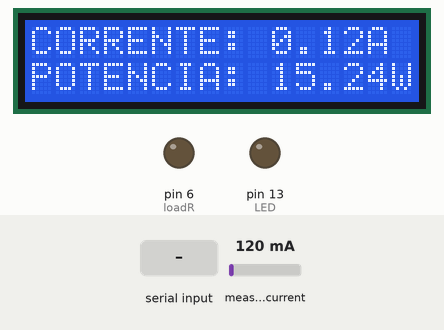
Recording of a sketch running on a simulated Arduino Uno, built with avr-gcc and run on an emulated ATmega328P. On the bench: 16×2 character LCD, output pins drawn as LEDs (lit = HIGH). Inputs (shaded band) come from the test bench; at power-on: measured current 120 mA. What the sketch prints to the serial monitor is not drawn.

Above: at 1.2 s.
1.3 s: "O" received over Serial
At 3.2 s:
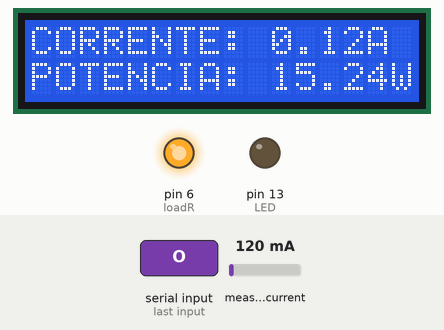
3.5 s: measured current set to 40 mA
At 4.4 s:
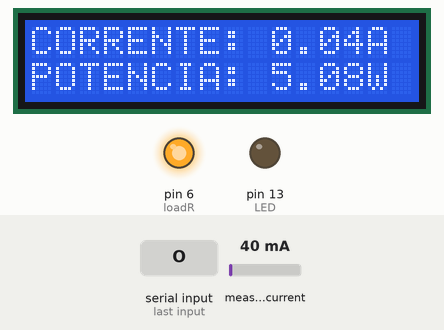
5.4 s: "F" received over the second serial link
At 7.2 s:
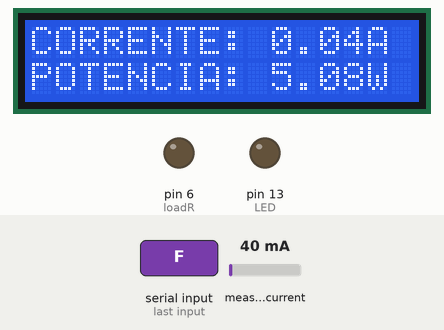
7.9 s: measured current set to 500 mA
At 10.0 s:
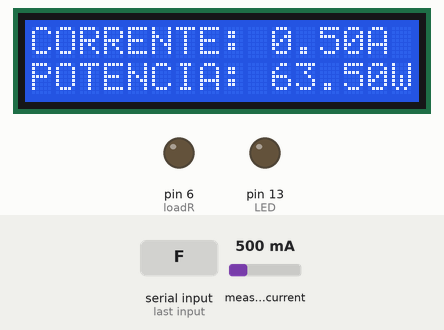
10.4 s: measured current set to 1000 mA
At 11.7 s:
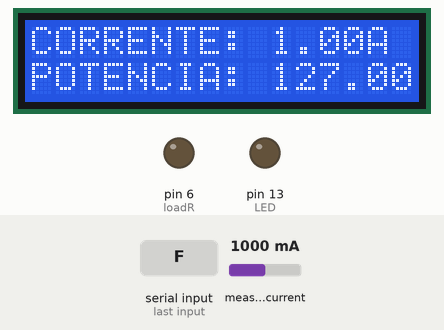
12.8 s: measured current set to 40 mA
At 14.5 s:
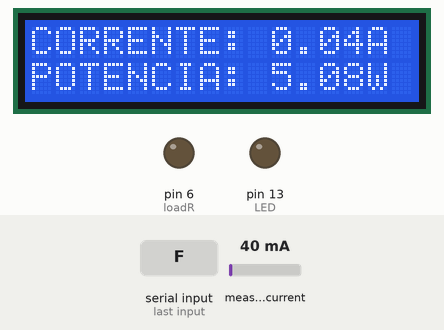
Timing chart, 0 to 16.0 s (numbered marks = the images above; inputs shaded):
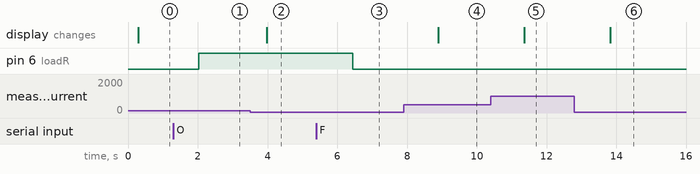

Measured:
- after the input at 1.3 s, pin 6 (loadR): LOW → HIGH after 0.72 s
- after the input at 3.5 s, the display: changes after 0.48 s (image 2)
- after the input at 5.4 s, pin 6 (loadR): HIGH → LOW after 1.0 s
- after the input at 7.9 s, the display: changes after 1.0 s (image 4)
- after the input at 10.4 s, the display: changes after 0.96 s (image 5)
- after the input at 12.8 s, the display: changes after 1.0 s (image 6)

The sketch:

ACIONAMENTO_TRIAC_SIMPLES.ino
```cpp
/*Projeto Medidor de Energia
 *
 * Neste prjeto pretendemos acionar uma carga AC via triac aferir os paramentros como corrente e potencia da mesma
 *
 *
 * Wesley Azevedo
 *
 */

// =============================================================================================================
// --- Bibliotecas ---

#include <Wire.h>
#include <LiquidCrystal_I2C.h>
#include "SoftwareSerial.h"
#include "EmonLib.h"                   // Include Emon Library
EnergyMonitor emon1;                   // Create an instance

// =============================================================================================================
// --- Criando as Instâncias de necessárias ---

// Cria conexao com bluetooth nas portas padrao /Create a new software  serial
SoftwareSerial bluetooth(0, 1); //RX, TX

LiquidCrystal_I2C lcd(0x27,16,2);  // set the LCD address to 0x27 for a 16 chars and 2 line display


// =============================================================================================================
// --- Mapeamento de portas e definação de Variaveis ---

//Informar VALOR DA REDE para calculo de potencia
#define rede 127

// LED para identificar status ligado/desligado
#define LED 13

// Pino SCT Sensor de Corrente 100A
int pinoSCT = A1;

// Pino de acionamento do triac
#define loadR 6

//Variavel Liga/Desliga Triac
int UPP; // Incremento e Decremento da potencia;


// =============================================================================================================
// --- Configurações de Iicio / SETUP  ---


void setup()
{

//Inicia comunicação Serial
  Serial.begin(9600);
//Inicia comunicação blutooth
  bluetooth.begin(9600);
// initialize the lcd
  lcd.init();
// Print a message to the LCD.
  lcd.backlight();


//DEFINE PINMODE
  pinMode(loadR, OUTPUT);

//Instacia da biblioteca EMON
  emon1.current(pinoSCT, 9.09);        // Current: input pin, calibration. A calibração é feita assim: (CurrentMax / CurrentMin / ResistordeCarga) no nosso caso (100/0,05/220)=

// Vou incluir o blink para saber que o atmega está funcionando
  pinMode(LED, OUTPUT);

}


// =============================================================================================================
// --- LOOP INFINITO  ---

void loop()
{


//--- Calcula a corrente ---
float Irms = emon1.calcIrms(1480);

//Percebi que a corrente está sendo calculada em dobro ainda não sei como resolver;
//Irms = Irms/2;


//=============================================================================
//---Imprime Corrente e Potência no LCD  -----

//lcd.clear(); //Fica piscando a tela demais
lcd.setCursor(0,0);
lcd.print("CORRENTE: ");
lcd.print(Irms);
lcd.print("A ");

//lcd.clear(); //Fica piscando a tela demais
lcd.setCursor(0,1);
lcd.print("POTENCIA: ");// Calculo da Potência
lcd.print(Irms*rede);
lcd.print("W ");


//=============================================================================
//---Imprime Corrente e Potência no Bluetooth -----
bluetooth.print("CORRENTE: ");
bluetooth.print(Irms);
bluetooth.println("A");

// =============================================================================================================
// --- Varia a potencia da lalmpada  ---
  UPP = bluetooth.read();

if (UPP == 'F' || UPP == 'f'){ digitalWrite(loadR, LOW); Serial.println("Triac Desligado");}
if (UPP == 'O' || UPP == 'o'){ digitalWrite(loadR, HIGH); Serial.println("Triac Acionado");}


delay(500);
//=============================================================================
//---Imprime Corrente e Potência no SerialMonitor---

//corrente no SerialMonitor
Serial.print("CORRENTE: ");//corrente no SerialMonitor
Serial.print(Irms);
Serial.println("A");

//Imprime Potência SerialMonitor e no LCD
Serial.print("POTENCIA: ");
Serial.print((Irms*rede)); // Calculo da Potência
Serial.println("W");
Serial.println(" ");

// =============================================================================================================
// --- Varia a potencia da lalmpada  ---
  UPP = Serial.read();

if (UPP == 'F' || UPP == 'f'){ digitalWrite(loadR, LOW); Serial.println("Triac Desligado");}
if (UPP == 'O' || UPP == 'o'){ digitalWrite(loadR, HIGH); Serial.println("Triac Acionado");}


delay (500);
}
```
